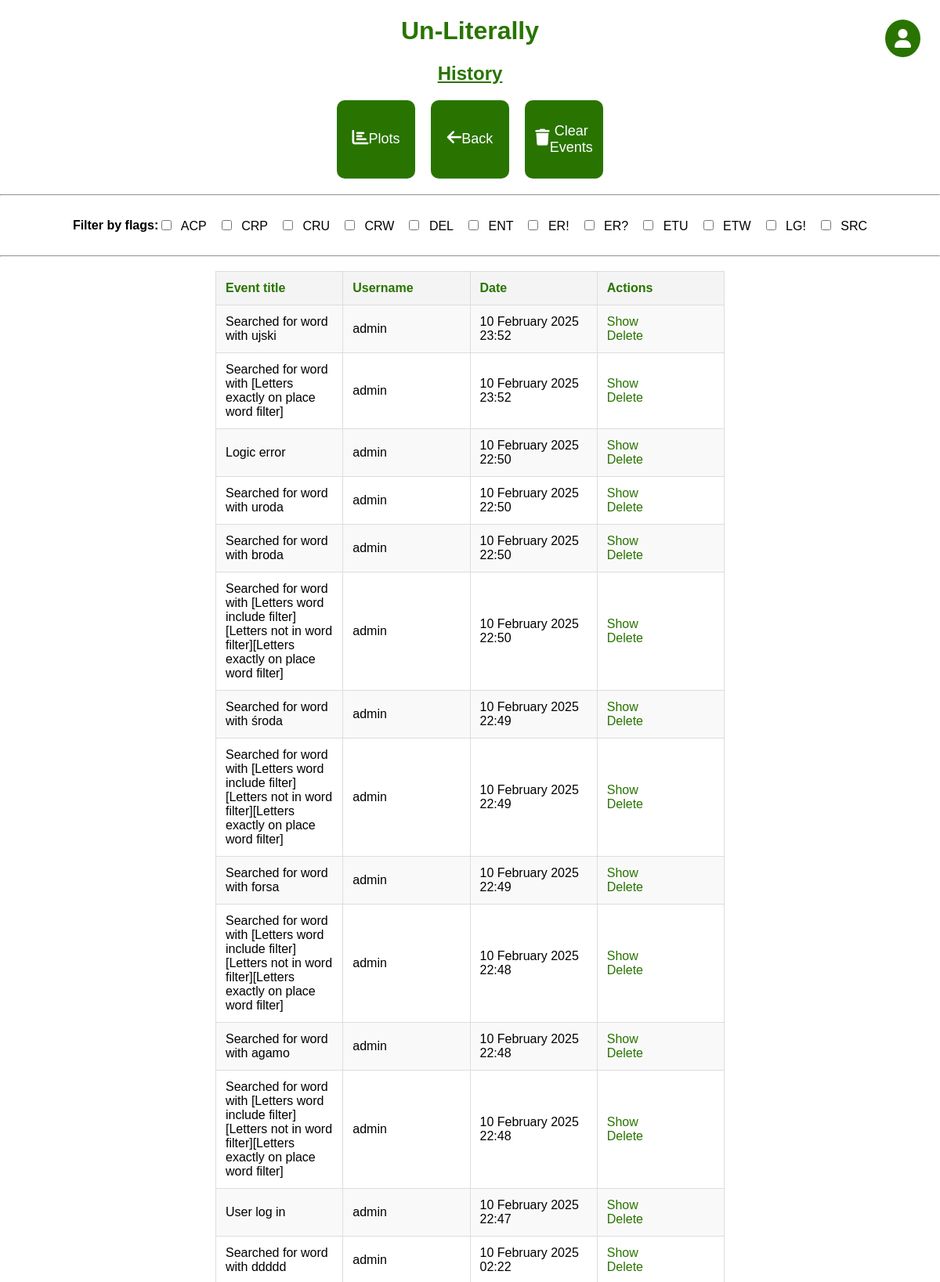
The app's page /history (signed in, upper part) with its own data.
### app.py (models this page shows)
class Flags(db.Model):
    id = db.Column(db.Integer, primary_key=True)
    name = db.Column(db.String(3), nullable=False)
    description = db.Column(db.String(5000), nullable=False)
    events = db.relationship('History', backref='flags')

class History(db.Model):
    id = db.Column(db.Integer, primary_key=True)
    flag = db.Column(db.String(3), db.ForeignKey('flags.name'))
    date = db.Column(db.DateTime, default=datetime.utcnow)
    title = db.Column(db.String(5000), nullable=False)
    description = db.Column(db.String(5000), nullable=True)
    user = db.Column(db.String(50), nullable=False)

### app.py (the view)
@app.route('/history', methods=['GET'])
@login_required
def history():
    if 1 == current_user.role_id:
        try:
            flags = Flags.query.order_by(Flags.name).all()
            events = History.query.order_by(History.date.desc()).all()
            return render_template('history.html', events=events, flags=flags)
        except Exception as e:
            title = 'There was an issue getting events'
            log_events(flag='ER?', title=title, description=e)
            return render_template('error_page.html', message=title)
    else:
        title = 'permission to look into history'
        log_events(flag='ER!', title=f'No {title}', description=None)
        return render_template('error_page.html', message=f'You dont have {title}')

### app.py (called while the page is built)
@login_manager.user_loader
def load_user(user_id):
    return User.query.get(user_id)

### templates/history.html (shortened to what this page needs)
{% extends 'base.html' %}
{% block head %}
<link rel="stylesheet" href="https://cdnjs.cloudflare.com/ajax/libs/font-awesome/6.0.0-beta3/css/all.min.css">
{% endblock %}
{% block body %}
<div class="name">
    <h1 style="text-align: center; color: #297400; font-family: Arial; font-weight: bold;">Un-Literally</h1>
    <h2 style="text-align: center; color: #297400; text-decoration: underline; font-family: Arial; font-weight: bold;">History</h2>
</div>
<div class="action-buttons">
    <button class="action-button" onclick="window.location='/history_plots_menu'">
        <i class="fas fa-chart-bar"></i> Plots
    </button>
    <button class="action-button" onclick="window.location='/menu'">
        <i class="fas fa-arrow-left"></i> Back
    </button>
    <button class="action-button" onclick="window.location='/delete/events'">
        <i class="fas fa-trash"></i> Clear Events
    </button>
</div>
<hr>
<div class="container_row">
    <h4>Filter by flags:</h4>
    <div id="filter-checkboxes">
        {% for flag in flags %}
            <label class="filter-checkbox-label">
                <input type="checkbox" class="filter-checkbox" data-flag="{{ flag.name }}"> {{ flag.name }}
            </label>
        {% endfor %}
    </div>
</div>
<hr>
<div class="container_row">
    {% if events|length < 1 %}
        <h4 style="text-align: center;">There is no history saved</h4>
    {% else %}
        <table id="events-table">
            <tr>
                <th>Event title</th>
                <th>Username</th>
                <th>Date</th>
                <th>Actions</th>
            </tr>
            {% for event in events %}
                <tr class="event-row" data-flags="{{ event.flag }}">
                    <td>{% if event.title|length > 150 %}
                        {{ event.title[:150] + ' ...' }}
                    {% else %}
                        {{ event.title }}
                    {% endif %}</td>
                    <td>{{ event.user }}</td>
                    <td>{{ event.date.strftime("%d %B %Y %H:%M") }}</td>
                    <td>
                        <a href="/show/event_{{event.id}}">Show</a>
                        <br>
                        <a href="/delete/event_{{event.id}}">Delete</a>
                    </td>
                </tr>
            {% endfor %}
        </table>
    {% endif %}
</div>
<div class="user-dropdown-container">
    <button class="user-icon" onclick="toggleDropdown()">
        <i class="fas fa-user"></i>
    </button>
</div>
{% endblock %}

### static/css/main.css (style rules this page uses)
body, html { margin: 0; font-family: sans-serif; background-color: #FFFFFF; }
.name { margin: 0 auto; width: 400px; }
table { border-collapse: collapse; width: 80%; margin: auto; border: 1px solid #5d1c75; }
th, td { padding: 10px; text-align: center; border: 1px solid #5d1c75; }
th { background-color: #e0e0e0; color: #297400; }
.container_row { display: flex; justify-content: center; align-items: center; width: 100%; margin: auto; }
button { padding: 10px 20px; font-size: 16px; border: none; cursor: pointer; transition: background-color 0.3s; }
button, input[type="submit"] { padding: 15px 40px; font-size: 18px; border: none; cursor: pointer; transition: background-color 0.3s; }
.user-dropdown-container { position: absolute; top: 25px; right: 25px; }
.user-icon { background-color: #297400; color: white; border: none; padding: 12px; border-radius: 50%; font-size: 24px; cursor: pointer; display: flex; align-items: center; justify-content: center; }

### templates/history.html (style rules this page uses)
#filter-checkboxes { display: flex; flex-wrap: wrap; gap: 15px; justify-content: flex-start; }
.filter-checkbox-label { cursor: pointer; position: relative; }
.filter-checkbox { margin-right: 8px; }
.action-buttons { display: flex; gap: 20px; justify-content: center; margin-bottom: 20px; }
.action-button { width: 100px; height: 100px; background-color: #297400; color: white; border: none; font-size: 18px; display: flex; justify-content: center; align-items: center; border-radius: 10px; cursor: pointer; text-align: center; box-sizing: border-box; }
.action-button i { font-size: 21px; margin-bottom: 5px; }
#events-table { width: 100%; max-width: 100%; border-collapse: collapse; table-layout: fixed; margin: 10px 275px 40px 275px; }
#events-table th, #events-table td { padding: 12px; text-align: left; border: 1px solid #ddd; overflow: hidden; }
#events-table th { background-color: #f4f4f4; }
#events-table tr:nth-child(even) { background-color: #f9f9f9; }
#events-table td a { color: #297400; text-decoration: none; }

### records on screen
Flags: name "ACP"
Flags: name "CRP"
Flags: name "CRU"
Flags: name "CRW"
Flags: name "DEL"
Flags: name "ENT"
Flags: name "ER!"
Flags: name "ER?"
Flags: name "ETU"
Flags: name "ETW"
Flags: name "LG!"
Flags: name "SRC"
History: title "Searched for word with ujski", user "admin", date "10 February 2025 23:52"
History: title "Searched for word with [Letters exactly on place word filter]", user "admin", date "10 February 2025 23:52"
History: title "Logic error", user "admin", date "10 February 2025 22:50"
History: title "Searched for word with uroda", user "admin", date "10 February 2025 22:50"
History: title "Searched for word with broda", user "admin", date "10 February 2025 22:50"
History: title "Searched for word with [Letters word include filter][Letters not in word filter][Letters exactly on place word filter]", user "admin", date "10 February 2025 22:50"
History: title "Searched for word with środa", user "admin", date "10 February 2025 22:49"
History: title "Searched for word with [Letters word include filter][Letters not in word filter][Letters exactly on place word filter]", user "admin", date "10 February 2025 22:49"
History: title "Searched for word with forsa", user "admin", date "10 February 2025 22:49"
History: title "Searched for word with [Letters word include filter][Letters not in word filter][Letters exactly on place word filter]", user "admin", date "10 February 2025 22:48"
History: title "Searched for word with agamo", user "admin", date "10 February 2025 22:48"
History: title "Searched for word with [Letters word include filter][Letters not in word filter][Letters exactly on place word filter]", user "admin", date "10 February 2025 22:48"
History: title "User log in", user "admin", date "10 February 2025 22:47"
History: title "Searched for word with ddddd", user "admin", date "10 February 2025 02:22"
